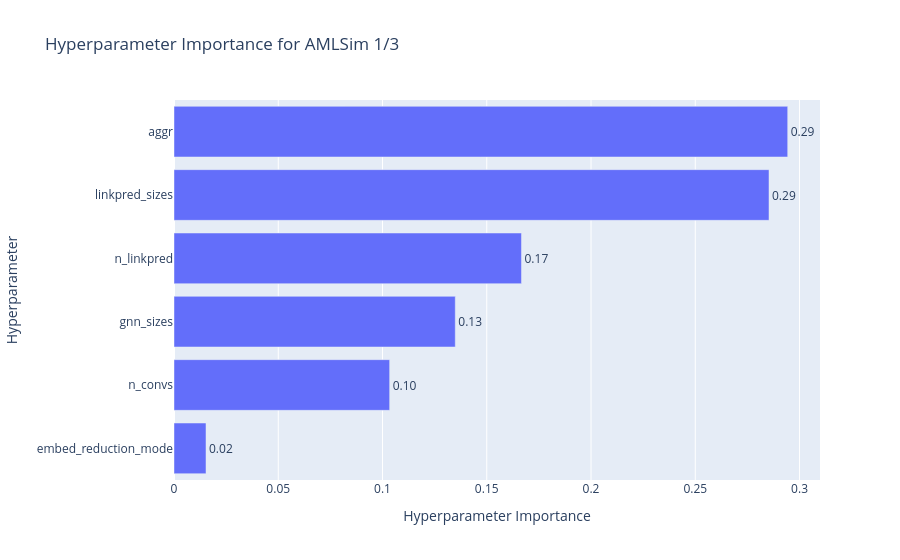
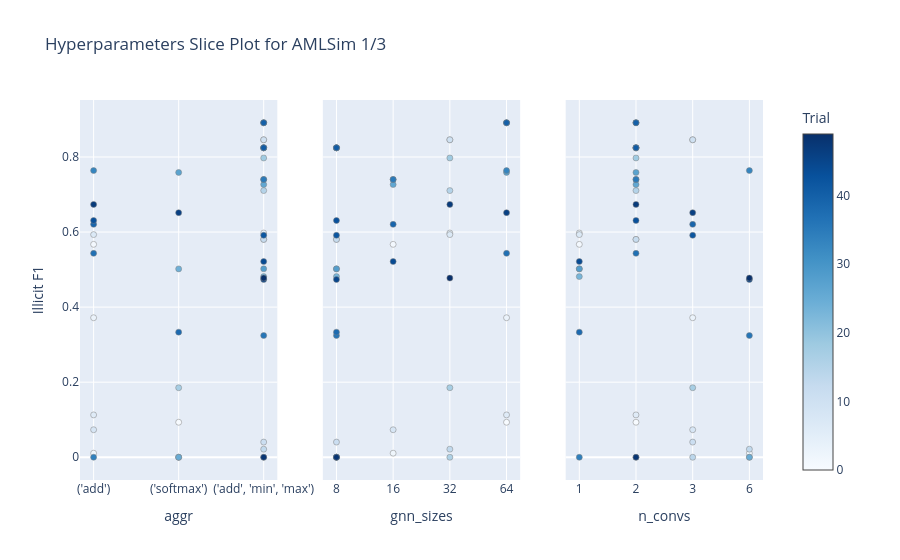
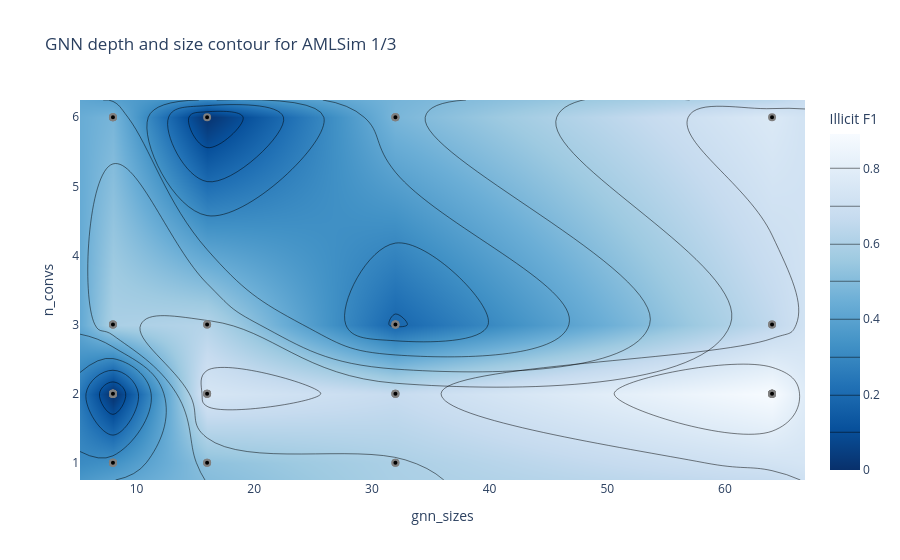
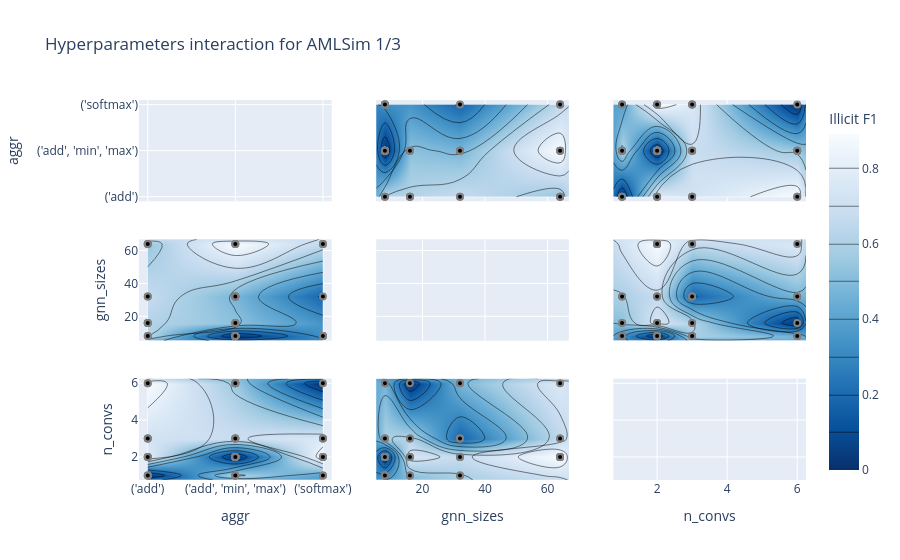

The cell these charts' notebook holds for them, in order:
### Code cell
rsu.build_and_save_study_analysis(study_amlsim_31, "AMLSim 1/3")

### Figure 1 — Plotly figure (JSON) as saved in the notebook; plotly's stock layout.template omitted (floating-point values rounded to 4 significant figures)
{"data": [{"cliponaxis": false, "hovertemplate": ["embed_reduction_mode (CategoricalDistribution): 0.015346946414962656<extra></extra>", "n_convs (CategoricalDistribution): 0.10342470978658391<extra></extra>", "gnn_sizes (CategoricalDistribution): 0.1348969491243432<extra></extra>", "n_linkpred (CategoricalDistribution): 0.16664195980828167<extra></extra>", "linkpred_sizes (CategoricalDistribution): 0.28536248833266614<extra></extra>", "aggr (CategoricalDistribution): 0.29432694653316244<extra></extra>"], "name": "Illicit F1", "orientation": "h", "text": ["0.02", "0.10", "0.13", "0.17", "0.29", "0.29"], "textposition": "outside", "type": "bar", "x": [0.01535, 0.1034, 0.1349, 0.1666, 0.2854, 0.2943], "y": ["embed_reduction_mode", "n_convs", "gnn_sizes", "n_linkpred", "linkpred_sizes", "aggr"]}], "layout": {"title": {"text": "Hyperparameter Importance for AMLSim 1/3"}, "xaxis": {"title": {"text": "Hyperparameter Importance"}}, "yaxis": {"title": {"text": "Hyperparameter"}}}}

### Figure 2 — Plotly figure (JSON) as saved in the notebook; plotly's stock layout.template omitted (floating-point values rounded to 4 significant figures)
{"data": [{"marker": {"color": [0, 1, 2, 3, 4, 5, 6, 7, 8, 9, 10, 11, 12, 13, 14, 15, 16, 17, 18, 19, 20, 21, 22, 23, 24, 25, 26, 27, 28, 29, 30, 31, 32, 33, 34, 35, 36, 37, 38, 39, 40, 41, 42, 43, 44, 45, 46, 47, 48, 49], "colorbar": {"title": {"text": "Trial"}, "x": 1, "xpad": 40}, "colorscale": [[0, "rgb(247,251,255)"], [0.125, "rgb(222,235,247)"], [0.25, "rgb(198,219,239)"], [0.375, "rgb(158,202,225)"], [0.5, "rgb(107,174,214)"], [0.625, "rgb(66,146,198)"], [0.75, "rgb(33,113,181)"], [0.875, "rgb(8,81,156)"], [1, "rgb(8,48,107)"]], "line": {"color": "Grey", "width": 0.5}, "showscale": true}, "mode": "markers", "name": "Feasible Trial", "showlegend": false, "type": "scatter", "x": ["('softmax')", "('add')", "('add')", "('add')", "('add', 'min', 'max')", "('add', 'min', 'max')", "('add')", "('add')", "('add')", "('add', 'min', 'max')", "('add', 'min', 'max')", "('add', 'min', 'max')", "('add', 'min', 'max')", "('add', 'min', 'max')", "('softmax')", "('add', 'min', 'max')", "('add', 'min', 'max')", "('softmax')", "('add', 'min', 'max')", "('add', 'min', 'max')", "('softmax')", "('add', 'min', 'max')", "('add', 'min', 'max')", "('add', 'min', 'max')", "('softmax')", "('softmax')", "('add', 'min', 'max')", "('softmax')", "('add', 'min', 'max')", "('add', 'min', 'max')", "('add', 'min', 'max')", "('add', 'min', 'max')", "('add', 'min', 'max')", "('add')", "('add')", "('add', 'min', 'max')", "('add', 'min', 'max')", "('add')", "('softmax')", "('add')", "('add', 'min', 'max')", "('add', 'min', 'max')", "('add', 'min', 'max')", "('add')", "('add', 'min', 'max')", "('add', 'min', 'max')", "('softmax')", "('add')", "('add', 'min', 'max')", "('add', 'min', 'max')"], "xaxis": "x", "y": [0.09326, 0.5673, 0.01081, 0.3717, 0.5975, 0.5804, 0.1128, 0.5933, 0.0733, 0.8458, 0.8458, 0.0404, 0.5804, 0.02151, 0, 0.7105, 0, 0.1852, 0.7974, 0.8244, 0, 0.8244, 0.8244, 0.4814, 0.5019, 0, 0.7265, 0.7588, 0.5019, 0.8912, 0.8912, 0.8244, 0.7402, 0.7638, 0, 0.7402, 0.3243, 0.5433, 0.3333, 0.6205, 0.8912, 0.8244, 0.5914, 0.6308, 0.5215, 0.4735, 0.6516, 0.6736, 0, 0.4774], "yaxis": "y"}, {"marker": {"color": [0, 1, 2, 3, 4, 5, 6, 7, 8, 9, 10, 11, 12, 13, 14, 15, 16, 17, 18, 19, 20, 21, 22, 23, 24, 25, 26, 27, 28, 29, 30, 31, 32, 33, 34, 35, 36, 37, 38, 39, 40, 41, 42, 43, 44, 45, 46, 47, 48, 49], "colorbar": {"title": {"text": "Trial"}, "x": 1, "xpad": 40}, "colorscale": [[0, "rgb(247,251,255)"], [0.125, "rgb(222,235,247)"], [0.25, "rgb(198,219,239)"], [0.375, "rgb(158,202,225)"], [0.5, "rgb(107,174,214)"], [0.625, "rgb(66,146,198)"], [0.75, "rgb(33,113,181)"], [0.875, "rgb(8,81,156)"], [1, "rgb(8,48,107)"]], "line": {"color": "Grey", "width": 0.5}, "showscale": false}, "mode": "markers", "name": "Feasible Trial", "showlegend": false, "type": "scatter", "x": [64, 16, 16, 64, 32, 8, 64, 32, 16, 32, 32, 8, 8, 32, 8, 32, 32, 32, 32, 8, 8, 8, 8, 8, 8, 8, 16, 64, 8, 64, 64, 8, 16, 64, 8, 16, 8, 64, 8, 16, 64, 8, 8, 8, 16, 8, 64, 32, 8, 32], "xaxis": "x2", "y": [0.09326, 0.5673, 0.01081, 0.3717, 0.5975, 0.5804, 0.1128, 0.5933, 0.0733, 0.8458, 0.8458, 0.0404, 0.5804, 0.02151, 0, 0.7105, 0, 0.1852, 0.7974, 0.8244, 0, 0.8244, 0.8244, 0.4814, 0.5019, 0, 0.7265, 0.7588, 0.5019, 0.8912, 0.8912, 0.8244, 0.7402, 0.7638, 0, 0.7402, 0.3243, 0.5433, 0.3333, 0.6205, 0.8912, 0.8244, 0.5914, 0.6308, 0.5215, 0.4735, 0.6516, 0.6736, 0, 0.4774], "yaxis": "y2"}, {"marker": {"color": [0, 1, 2, 3, 4, 5, 6, 7, 8, 9, 10, 11, 12, 13, 14, 15, 16, 17, 18, 19, 20, 21, 22, 23, 24, 25, 26, 27, 28, 29, 30, 31, 32, 33, 34, 35, 36, 37, 38, 39, 40, 41, 42, 43, 44, 45, 46, 47, 48, 49], "colorbar": {"title": {"text": "Trial"}, "x": 1, "xpad": 40}, "colorscale": [[0, "rgb(247,251,255)"], [0.125, "rgb(222,235,247)"], [0.25, "rgb(198,219,239)"], [0.375, "rgb(158,202,225)"], [0.5, "rgb(107,174,214)"], [0.625, "rgb(66,146,198)"], [0.75, "rgb(33,113,181)"], [0.875, "rgb(8,81,156)"], [1, "rgb(8,48,107)"]], "line": {"color": "Grey", "width": 0.5}, "showscale": false}, "mode": "markers", "name": "Feasible Trial", "showlegend": false, "type": "scatter", "x": [2, 1, 6, 3, 1, 2, 2, 1, 3, 3, 3, 3, 2, 6, 3, 2, 6, 3, 2, 2, 2, 2, 2, 1, 1, 6, 2, 2, 1, 2, 2, 2, 2, 6, 1, 2, 6, 2, 1, 3, 2, 2, 3, 2, 1, 6, 3, 2, 2, 6], "xaxis": "x3", "y": [0.09326, 0.5673, 0.01081, 0.3717, 0.5975, 0.5804, 0.1128, 0.5933, 0.0733, 0.8458, 0.8458, 0.0404, 0.5804, 0.02151, 0, 0.7105, 0, 0.1852, 0.7974, 0.8244, 0, 0.8244, 0.8244, 0.4814, 0.5019, 0, 0.7265, 0.7588, 0.5019, 0.8912, 0.8912, 0.8244, 0.7402, 0.7638, 0, 0.7402, 0.3243, 0.5433, 0.3333, 0.6205, 0.8912, 0.8244, 0.5914, 0.6308, 0.5215, 0.4735, 0.6516, 0.6736, 0, 0.4774], "yaxis": "y3"}], "layout": {"title": {"text": "Hyperparameters Slice Plot for AMLSim 1/3"}, "xaxis": {"anchor": "y", "categoryarray": ["('add')", "('softmax')", "('add', 'min', 'max')"], "categoryorder": "array", "domain": [0, 0.2889], "title": {"text": "aggr"}, "type": "category"}, "xaxis2": {"anchor": "y2", "categoryarray": [8, 16, 32, 64], "categoryorder": "array", "domain": [0.3556, 0.6444], "title": {"text": "gnn_sizes"}, "type": "category"}, "xaxis3": {"anchor": "y3", "categoryarray": [1, 2, 3, 6], "categoryorder": "array", "domain": [0.7111, 1], "title": {"text": "n_convs"}, "type": "category"}, "yaxis": {"anchor": "x", "domain": [0, 1], "title": {"text": "Illicit F1"}}, "yaxis2": {"anchor": "x2", "domain": [0, 1], "matches": "y", "showticklabels": false}, "yaxis3": {"anchor": "x3", "domain": [0, 1], "matches": "y", "showticklabels": false}}}

### Figure 3 — Plotly figure (JSON) as saved in the notebook; plotly's stock layout.template omitted (floating-point values rounded to 4 significant figures)
{"data": [{"colorbar": {"title": {"text": "Illicit F1"}}, "colorscale": [[0, "rgb(247,251,255)"], [0.125, "rgb(222,235,247)"], [0.25, "rgb(198,219,239)"], [0.375, "rgb(158,202,225)"], [0.5, "rgb(107,174,214)"], [0.625, "rgb(66,146,198)"], [0.75, "rgb(33,113,181)"], [0.875, "rgb(8,81,156)"], [1, "rgb(8,48,107)"]], "connectgaps": true, "contours": {"coloring": "heatmap"}, "hoverinfo": "none", "line": {"smoothing": 1.3}, "reversescale": true, "type": "contour", "x": [5.2, 8, 16, 32, 64, 66.8], "y": [0.75, 1, 2, 3, 6, 6.25], "z": [[null, null, null, null, null, null], [null, 0.3333, 0.5215, 0.5933, null, null], [null, 0, 0.7402, 0.6736, 0.8912, null], [null, 0.5914, 0.6205, 0.1852, 0.6516, null], [null, 0.4735, 0.01081, 0.4774, 0.7638, null], [null, null, null, null, null, null]]}, {"marker": {"color": "black", "line": {"color": "Gray", "width": 2}}, "mode": "markers", "name": "Feasible Trial", "showlegend": false, "type": "scatter", "x": [64, 16, 16, 64, 32, 8, 64, 32, 16, 32, 32, 8, 8, 32, 8, 32, 32, 32, 32, 8, 8, 8, 8, 8, 8, 8, 16, 64, 8, 64, 64, 8, 16, 64, 8, 16, 8, 64, 8, 16, 64, 8, 8, 8, 16, 8, 64, 32, 8, 32], "y": [2, 1, 6, 3, 1, 2, 2, 1, 3, 3, 3, 3, 2, 6, 3, 2, 6, 3, 2, 2, 2, 2, 2, 1, 1, 6, 2, 2, 1, 2, 2, 2, 2, 6, 1, 2, 6, 2, 1, 3, 2, 2, 3, 2, 1, 6, 3, 2, 2, 6]}, {"marker": {"color": "#cccccc", "line": {"color": "Gray", "width": 2}}, "mode": "markers", "name": "Infeasible Trial", "showlegend": false, "type": "scatter", "x": [], "y": []}], "layout": {"title": {"text": "GNN depth and size contour for AMLSim 1/3"}, "xaxis": {"range": [5.2, 66.8], "title": {"text": "gnn_sizes"}}, "yaxis": {"range": [0.75, 6.25], "title": {"text": "n_convs"}}}}

### Figure 4 — Plotly figure (JSON) as saved in the notebook; plotly's stock layout.template omitted (floating-point values rounded to 4 significant figures)
{"data": [{"type": "scatter", "xaxis": "x", "yaxis": "y"}, {"colorbar": {"title": {"text": "Illicit F1"}}, "colorscale": [[0, "rgb(247,251,255)"], [0.125, "rgb(222,235,247)"], [0.25, "rgb(198,219,239)"], [0.375, "rgb(158,202,225)"], [0.5, "rgb(107,174,214)"], [0.625, "rgb(66,146,198)"], [0.75, "rgb(33,113,181)"], [0.875, "rgb(8,81,156)"], [1, "rgb(8,48,107)"]], "connectgaps": true, "contours": {"coloring": "heatmap"}, "hoverinfo": "none", "line": {"smoothing": 1.3}, "reversescale": true, "showscale": true, "type": "contour", "x": ["('add')", "('add', 'min', 'max')", "('softmax')"], "xaxis": "x4", "y": [5.2, 8, 16, 32, 64, 66.8], "yaxis": "y4", "z": [[null, null, null], [0.6308, 0, 0.3333], [0.6205, 0.5215, null], [0.6736, 0.4774, 0.1852], [0.5433, 0.8912, 0.6516], [null, null, null]]}, {"marker": {"color": "black", "line": {"color": "Gray", "width": 2}}, "mode": "markers", "name": "Feasible Trial", "showlegend": false, "type": "scatter", "x": ["('softmax')", "('add')", "('add')", "('add')", "('add', 'min', 'max')", "('add', 'min', 'max')", "('add')", "('add')", "('add')", "('add', 'min', 'max')", "('add', 'min', 'max')", "('add', 'min', 'max')", "('add', 'min', 'max')", "('add', 'min', 'max')", "('softmax')", "('add', 'min', 'max')", "('add', 'min', 'max')", "('softmax')", "('add', 'min', 'max')", "('add', 'min', 'max')", "('softmax')", "('add', 'min', 'max')", "('add', 'min', 'max')", "('add', 'min', 'max')", "('softmax')", "('softmax')", "('add', 'min', 'max')", "('softmax')", "('add', 'min', 'max')", "('add', 'min', 'max')", "('add', 'min', 'max')", "('add', 'min', 'max')", "('add', 'min', 'max')", "('add')", "('add')", "('add', 'min', 'max')", "('add', 'min', 'max')", "('add')", "('softmax')", "('add')", "('add', 'min', 'max')", "('add', 'min', 'max')", "('add', 'min', 'max')", "('add')", "('add', 'min', 'max')", "('add', 'min', 'max')", "('softmax')", "('add')", "('add', 'min', 'max')", "('add', 'min', 'max')"], "xaxis": "x4", "y": [64, 16, 16, 64, 32, 8, 64, 32, 16, 32, 32, 8, 8, 32, 8, 32, 32, 32, 32, 8, 8, 8, 8, 8, 8, 8, 16, 64, 8, 64, 64, 8, 16, 64, 8, 16, 8, 64, 8, 16, 64, 8, 8, 8, 16, 8, 64, 32, 8, 32], "yaxis": "y4"}, {"colorbar": {"title": {"text": "Illicit F1"}}, "colorscale": [[0, "rgb(247,251,255)"], [0.125, "rgb(222,235,247)"], [0.25, "rgb(198,219,239)"], [0.375, "rgb(158,202,225)"], [0.5, "rgb(107,174,214)"], [0.625, "rgb(66,146,198)"], [0.75, "rgb(33,113,181)"], [0.875, "rgb(8,81,156)"], [1, "rgb(8,48,107)"]], "connectgaps": true, "contours": {"coloring": "heatmap"}, "hoverinfo": "none", "line": {"smoothing": 1.3}, "reversescale": true, "showscale": false, "type": "contour", "x": ["('add')", "('add', 'min', 'max')", "('softmax')"], "xaxis": "x7", "y": [0.75, 1, 2, 3, 6, 6.25], "yaxis": "y7", "z": [[null, null, null], [0, 0.5215, 0.3333], [0.6736, 0, 0.7588], [0.6205, 0.5914, 0.6516], [0.7638, 0.4774, 0], [null, null, null]]}, {"marker": {"color": "black", "line": {"color": "Gray", "width": 2}}, "mode": "markers", "name": "Feasible Trial", "showlegend": false, "type": "scatter", "x": ["('softmax')", "('add')", "('add')", "('add')", "('add', 'min', 'max')", "('add', 'min', 'max')", "('add')", "('add')", "('add')", "('add', 'min', 'max')", "('add', 'min', 'max')", "('add', 'min', 'max')", "('add', 'min', 'max')", "('add', 'min', 'max')", "('softmax')", "('add', 'min', 'max')", "('add', 'min', 'max')", "('softmax')", "('add', 'min', 'max')", "('add', 'min', 'max')", "('softmax')", "('add', 'min', 'max')", "('add', 'min', 'max')", "('add', 'min', 'max')", "('softmax')", "('softmax')", "('add', 'min', 'max')", "('softmax')", "('add', 'min', 'max')", "('add', 'min', 'max')", "('add', 'min', 'max')", "('add', 'min', 'max')", "('add', 'min', 'max')", "('add')", "('add')", "('add', 'min', 'max')", "('add', 'min', 'max')", "('add')", "('softmax')", "('add')", "('add', 'min', 'max')", "('add', 'min', 'max')", "('add', 'min', 'max')", "('add')", "('add', 'min', 'max')", "('add', 'min', 'max')", "('softmax')", "('add')", "('add', 'min', 'max')", "('add', 'min', 'max')"], "xaxis": "x7", "y": [2, 1, 6, 3, 1, 2, 2, 1, 3, 3, 3, 3, 2, 6, 3, 2, 6, 3, 2, 2, 2, 2, 2, 1, 1, 6, 2, 2, 1, 2, 2, 2, 2, 6, 1, 2, 6, 2, 1, 3, 2, 2, 3, 2, 1, 6, 3, 2, 2, 6], "yaxis": "y7"}, {"colorbar": {"title": {"text": "Illicit F1"}}, "colorscale": [[0, "rgb(247,251,255)"], [0.125, "rgb(222,235,247)"], [0.25, "rgb(198,219,239)"], [0.375, "rgb(158,202,225)"], [0.5, "rgb(107,174,214)"], [0.625, "rgb(66,146,198)"], [0.75, "rgb(33,113,181)"], [0.875, "rgb(8,81,156)"], [1, "rgb(8,48,107)"]], "connectgaps": true, "contours": {"coloring": "heatmap"}, "hoverinfo": "none", "line": {"smoothing": 1.3}, "reversescale": true, "showscale": false, "type": "contour", "x": [5.2, 8, 16, 32, 64, 66.8], "xaxis": "x2", "y": ["('add')", "('add', 'min', 'max')", "('softmax')"], "yaxis": "y2", "z": [[null, 0.6308, 0.6205, 0.6736, 0.5433, null], [null, 0, 0.5215, 0.4774, 0.8912, null], [null, 0.3333, null, 0.1852, 0.6516, null]]}, {"marker": {"color": "black", "line": {"color": "Gray", "width": 2}}, "mode": "markers", "name": "Feasible Trial", "showlegend": false, "type": "scatter", "x": [64, 16, 16, 64, 32, 8, 64, 32, 16, 32, 32, 8, 8, 32, 8, 32, 32, 32, 32, 8, 8, 8, 8, 8, 8, 8, 16, 64, 8, 64, 64, 8, 16, 64, 8, 16, 8, 64, 8, 16, 64, 8, 8, 8, 16, 8, 64, 32, 8, 32], "xaxis": "x2", "y": ["('softmax')", "('add')", "('add')", "('add')", "('add', 'min', 'max')", "('add', 'min', 'max')", "('add')", "('add')", "('add')", "('add', 'min', 'max')", "('add', 'min', 'max')", "('add', 'min', 'max')", "('add', 'min', 'max')", "('add', 'min', 'max')", "('softmax')", "('add', 'min', 'max')", "('add', 'min', 'max')", "('softmax')", "('add', 'min', 'max')", "('add', 'min', 'max')", "('softmax')", "('add', 'min', 'max')", "('add', 'min', 'max')", "('add', 'min', 'max')", "('softmax')", "('softmax')", "('add', 'min', 'max')", "('softmax')", "('add', 'min', 'max')", "('add', 'min', 'max')", "('add', 'min', 'max')", "('add', 'min', 'max')", "('add', 'min', 'max')", "('add')", "('add')", "('add', 'min', 'max')", "('add', 'min', 'max')", "('add')", "('softmax')", "('add')", "('add', 'min', 'max')", "('add', 'min', 'max')", "('add', 'min', 'max')", "('add')", "('add', 'min', 'max')", "('add', 'min', 'max')", "('softmax')", "('add')", "('add', 'min', 'max')", "('add', 'min', 'max')"], "yaxis": "y2"}, {"type": "scatter", "xaxis": "x5", "yaxis": "y5"}, {"colorbar": {"title": {"text": "Illicit F1"}}, "colorscale": [[0, "rgb(247,251,255)"], [0.125, "rgb(222,235,247)"], [0.25, "rgb(198,219,239)"], [0.375, "rgb(158,202,225)"], [0.5, "rgb(107,174,214)"], [0.625, "rgb(66,146,198)"], [0.75, "rgb(33,113,181)"], [0.875, "rgb(8,81,156)"], [1, "rgb(8,48,107)"]], "connectgaps": true, "contours": {"coloring": "heatmap"}, "hoverinfo": "none", "line": {"smoothing": 1.3}, "reversescale": true, "showscale": false, "type": "contour", "x": [5.2, 8, 16, 32, 64, 66.8], "xaxis": "x8", "y": [0.75, 1, 2, 3, 6, 6.25], "yaxis": "y8", "z": [[null, null, null, null, null, null], [null, 0.3333, 0.5215, 0.5933, null, null], [null, 0, 0.7402, 0.6736, 0.8912, null], [null, 0.5914, 0.6205, 0.1852, 0.6516, null], [null, 0.4735, 0.01081, 0.4774, 0.7638, null], [null, null, null, null, null, null]]}, {"marker": {"color": "black", "line": {"color": "Gray", "width": 2}}, "mode": "markers", "name": "Feasible Trial", "showlegend": false, "type": "scatter", "x": [64, 16, 16, 64, 32, 8, 64, 32, 16, 32, 32, 8, 8, 32, 8, 32, 32, 32, 32, 8, 8, 8, 8, 8, 8, 8, 16, 64, 8, 64, 64, 8, 16, 64, 8, 16, 8, 64, 8, 16, 64, 8, 8, 8, 16, 8, 64, 32, 8, 32], "xaxis": "x8", "y": [2, 1, 6, 3, 1, 2, 2, 1, 3, 3, 3, 3, 2, 6, 3, 2, 6, 3, 2, 2, 2, 2, 2, 1, 1, 6, 2, 2, 1, 2, 2, 2, 2, 6, 1, 2, 6, 2, 1, 3, 2, 2, 3, 2, 1, 6, 3, 2, 2, 6], "yaxis": "y8"}, {"colorbar": {"title": {"text": "Illicit F1"}}, "colorscale": [[0, "rgb(247,251,255)"], [0.125, "rgb(222,235,247)"], [0.25, "rgb(198,219,239)"], [0.375, "rgb(158,202,225)"], [0.5, "rgb(107,174,214)"], [0.625, "rgb(66,146,198)"], [0.75, "rgb(33,113,181)"], [0.875, "rgb(8,81,156)"], [1, "rgb(8,48,107)"]], "connectgaps": true, "contours": {"coloring": "heatmap"}, "hoverinfo": "none", "line": {"smoothing": 1.3}, "reversescale": true, "showscale": false, "type": "contour", "x": [0.75, 1, 2, 3, 6, 6.25], "xaxis": "x3", "y": ["('add')", "('add', 'min', 'max')", "('softmax')"], "yaxis": "y3", "z": [[null, 0, 0.6736, 0.6205, 0.7638, null], [null, 0.5215, 0, 0.5914, 0.4774, null], [null, 0.3333, 0.7588, 0.6516, 0, null]]}, {"marker": {"color": "black", "line": {"color": "Gray", "width": 2}}, "mode": "markers", "name": "Feasible Trial", "showlegend": false, "type": "scatter", "x": [2, 1, 6, 3, 1, 2, 2, 1, 3, 3, 3, 3, 2, 6, 3, 2, 6, 3, 2, 2, 2, 2, 2, 1, 1, 6, 2, 2, 1, 2, 2, 2, 2, 6, 1, 2, 6, 2, 1, 3, 2, 2, 3, 2, 1, 6, 3, 2, 2, 6], "xaxis": "x3", "y": ["('softmax')", "('add')", "('add')", "('add')", "('add', 'min', 'max')", "('add', 'min', 'max')", "('add')", "('add')", "('add')", "('add', 'min', 'max')", "('add', 'min', 'max')", "('add', 'min', 'max')", "('add', 'min', 'max')", "('add', 'min', 'max')", "('softmax')", "('add', 'min', 'max')", "('add', 'min', 'max')", "('softmax')", "('add', 'min', 'max')", "('add', 'min', 'max')", "('softmax')", "('add', 'min', 'max')", "('add', 'min', 'max')", "('add', 'min', 'max')", "('softmax')", "('softmax')", "('add', 'min', 'max')", "('softmax')", "('add', 'min', 'max')", "('add', 'min', 'max')", "('add', 'min', 'max')", "('add', 'min', 'max')", "('add', 'min', 'max')", "('add')", "('add')", "('add', 'min', 'max')", "('add', 'min', 'max')", "('add')", "('softmax')", "('add')", "('add', 'min', 'max')", "('add', 'min', 'max')", "('add', 'min', 'max')", "('add')", "('add', 'min', 'max')", "('add', 'min', 'max')", "('softmax')", "('add')", "('add', 'min', 'max')", "('add', 'min', 'max')"], "yaxis": "y3"}, {"colorbar": {"title": {"text": "Illicit F1"}}, "colorscale": [[0, "rgb(247,251,255)"], [0.125, "rgb(222,235,247)"], [0.25, "rgb(198,219,239)"], [0.375, "rgb(158,202,225)"], [0.5, "rgb(107,174,214)"], [0.625, "rgb(66,146,198)"], [0.75, "rgb(33,113,181)"], [0.875, "rgb(8,81,156)"], [1, "rgb(8,48,107)"]], "connectgaps": true, "contours": {"coloring": "heatmap"}, "hoverinfo": "none", "line": {"smoothing": 1.3}, "reversescale": true, "showscale": false, "type": "contour", "x": [0.75, 1, 2, 3, 6, 6.25], "xaxis": "x6", "y": [5.2, 8, 16, 32, 64, 66.8], "yaxis": "y6", "z": [[null, null, null, null, null, null], [null, 0.3333, 0, 0.5914, 0.4735, null], [null, 0.5215, 0.7402, 0.6205, 0.01081, null], [null, 0.5933, 0.6736, 0.1852, 0.4774, null], [null, null, 0.8912, 0.6516, 0.7638, null], [null, null, null, null, null, null]]}, {"marker": {"color": "black", "line": {"color": "Gray", "width": 2}}, "mode": "markers", "name": "Feasible Trial", "showlegend": false, "type": "scatter", "x": [2, 1, 6, 3, 1, 2, 2, 1, 3, 3, 3, 3, 2, 6, 3, 2, 6, 3, 2, 2, 2, 2, 2, 1, 1, 6, 2, 2, 1, 2, 2, 2, 2, 6, 1, 2, 6, 2, 1, 3, 2, 2, 3, 2, 1, 6, 3, 2, 2, 6], "xaxis": "x6", "y": [64, 16, 16, 64, 32, 8, 64, 32, 16, 32, 32, 8, 8, 32, 8, 32, 32, 32, 32, 8, 8, 8, 8, 8, 8, 8, 16, 64, 8, 64, 64, 8, 16, 64, 8, 16, 8, 64, 8, 16, 64, 8, 8, 8, 16, 8, 64, 32, 8, 32], "yaxis": "y6"}, {"type": "scatter", "xaxis": "x9", "yaxis": "y9"}], "layout": {"title": {"text": "Hyperparameters interaction for AMLSim 1/3"}, "xaxis": {"anchor": "y", "domain": [0, 0.2889], "matches": "x7", "range": [-0.1, 2.1], "showticklabels": false, "type": "category"}, "xaxis2": {"anchor": "y2", "domain": [0.3556, 0.6444], "matches": "x8", "range": [5.2, 66.8], "showticklabels": false}, "xaxis3": {"anchor": "y3", "domain": [0.7111, 1], "matches": "x9", "range": [0.75, 6.25], "showticklabels": false}, "xaxis4": {"anchor": "y4", "domain": [0, 0.2889], "matches": "x7", "range": [-0.1, 2.1], "showticklabels": false, "type": "category"}, "xaxis5": {"anchor": "y5", "domain": [0.3556, 0.6444], "matches": "x8", "range": [5.2, 66.8], "showticklabels": false}, "xaxis6": {"anchor": "y6", "domain": [0.7111, 1], "matches": "x9", "range": [0.75, 6.25], "showticklabels": false}, "xaxis7": {"anchor": "y7", "domain": [0, 0.2889], "range": [-0.1, 2.1], "title": {"text": "aggr"}, "type": "category"}, "xaxis8": {"anchor": "y8", "domain": [0.3556, 0.6444], "range": [5.2, 66.8], "title": {"text": "gnn_sizes"}}, "xaxis9": {"anchor": "y9", "domain": [0.7111, 1], "range": [0.75, 6.25], "title": {"text": "n_convs"}}, "yaxis": {"anchor": "x", "domain": [0.7333, 1], "range": [-0.1, 2.1], "title": {"text": "aggr"}, "type": "category"}, "yaxis2": {"anchor": "x2", "domain": [0.7333, 1], "matches": "y", "range": [-0.1, 2.1], "showticklabels": false, "type": "category"}, "yaxis3": {"anchor": "x3", "domain": [0.7333, 1], "matches": "y", "range": [-0.1, 2.1], "showticklabels": false, "type": "category"}, "yaxis4": {"anchor": "x4", "domain": [0.3667, 0.6333], "range": [5.2, 66.8], "title": {"text": "gnn_sizes"}}, "yaxis5": {"anchor": "x5", "domain": [0.3667, 0.6333], "matches": "y4", "range": [5.2, 66.8], "showticklabels": false}, "yaxis6": {"anchor": "x6", "domain": [0.3667, 0.6333], "matches": "y4", "range": [5.2, 66.8], "showticklabels": false}, "yaxis7": {"anchor": "x7", "domain": [0, 0.2667], "range": [0.75, 6.25], "title": {"text": "n_convs"}}, "yaxis8": {"anchor": "x8", "domain": [0, 0.2667], "matches": "y7", "range": [0.75, 6.25], "showticklabels": false}, "yaxis9": {"anchor": "x9", "domain": [0, 0.2667], "matches": "y7", "range": [0.75, 6.25], "showticklabels": false}}}
